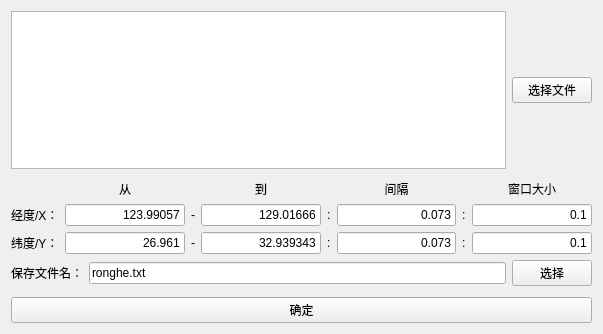
<?xml version="1.0" encoding="UTF-8"?>
<ui version="4.0">
 <class>mergeForm</class>
 <widget class="QWidget" name="mergeForm">
  <property name="geometry">
   <rect>
    <x>0</x>
    <y>0</y>
    <width>603</width>
    <height>334</height>
   </rect>
  </property>
  <property name="windowTitle">
   <string>数据融合</string>
  </property>
  <layout class="QHBoxLayout" name="horizontalLayout_4">
   <item>
    <layout class="QVBoxLayout" name="verticalLayout">
     <item>
      <layout class="QHBoxLayout" name="horizontalLayout">
       <item>
        <widget class="QTableView" name="tableView">
         <property name="sizePolicy">
          <sizepolicy hsizetype="Expanding" vsizetype="Expanding">
           <horstretch>0</horstretch>
           <verstretch>0</verstretch>
          </sizepolicy>
         </property>
        </widget>
       </item>
       <item>
        <widget class="QPushButton" name="chooseFiles">
         <property name="sizePolicy">
          <sizepolicy hsizetype="Fixed" vsizetype="Fixed">
           <horstretch>0</horstretch>
           <verstretch>0</verstretch>
          </sizepolicy>
         </property>
         <property name="text">
          <string>选择文件</string>
         </property>
        </widget>
       </item>
      </layout>
     </item>
     <item>
      <layout class="QGridLayout" name="gridLayout">
       <property name="topMargin">
        <number>5</number>
       </property>
       <item row="3" column="7">
        <widget class="QLabel" name="label_12">
         <property name="text">
          <string>:</string>
         </property>
        </widget>
       </item>
       <item row="4" column="1">
        <widget class="QLineEdit" name="lineEdit_lat_min">
         <property name="text">
          <string>26.961</string>
         </property>
         <property name="alignment">
          <set>Qt::AlignmentFlag::AlignRight|Qt::AlignmentFlag::AlignTrailing|Qt::AlignmentFlag::AlignVCenter</set>
         </property>
        </widget>
       </item>
       <item row="3" column="1">
        <widget class="QLineEdit" name="lineEdit_lon_min">
         <property name="text">
          <string>123.99057</string>
         </property>
         <property name="alignment">
          <set>Qt::AlignmentFlag::AlignRight|Qt::AlignmentFlag::AlignTrailing|Qt::AlignmentFlag::AlignVCenter</set>
         </property>
        </widget>
       </item>
       <item row="3" column="8">
        <widget class="QLineEdit" name="lineEdit_lonx">
         <property name="text">
          <string>0.1</string>
         </property>
         <property name="alignment">
          <set>Qt::AlignmentFlag::AlignRight|Qt::AlignmentFlag::AlignTrailing|Qt::AlignmentFlag::AlignVCenter</set>
         </property>
        </widget>
       </item>
       <item row="3" column="0">
        <widget class="QLabel" name="label_4">
         <property name="sizePolicy">
          <sizepolicy hsizetype="Preferred" vsizetype="Preferred">
           <horstretch>0</horstretch>
           <verstretch>0</verstretch>
          </sizepolicy>
         </property>
         <property name="text">
          <string>经度/X：</string>
         </property>
        </widget>
       </item>
       <item row="3" column="2">
        <widget class="QLabel" name="label_5">
         <property name="text">
          <string>-</string>
         </property>
        </widget>
       </item>
       <item row="4" column="3">
        <widget class="QLineEdit" name="lineEdit_lat_max">
         <property name="text">
          <string>32.939343</string>
         </property>
         <property name="alignment">
          <set>Qt::AlignmentFlag::AlignRight|Qt::AlignmentFlag::AlignTrailing|Qt::AlignmentFlag::AlignVCenter</set>
         </property>
        </widget>
       </item>
       <item row="4" column="2">
        <widget class="QLabel" name="label_7">
         <property name="text">
          <string>-</string>
         </property>
        </widget>
       </item>
       <item row="4" column="0">
        <widget class="QLabel" name="label_6">
         <property name="text">
          <string>纬度/Y：</string>
         </property>
        </widget>
       </item>
       <item row="3" column="4">
        <widget class="QLabel" name="label_14">
         <property name="text">
          <string>:</string>
         </property>
        </widget>
       </item>
       <item row="4" column="4">
        <widget class="QLabel" name="label_13">
         <property name="text">
          <string>:</string>
         </property>
        </widget>
       </item>
       <item row="4" column="5">
        <widget class="QLineEdit" name="lineEdit_lat_step">
         <property name="text">
          <string>0.073</string>
         </property>
         <property name="alignment">
          <set>Qt::AlignmentFlag::AlignRight|Qt::AlignmentFlag::AlignTrailing|Qt::AlignmentFlag::AlignVCenter</set>
         </property>
        </widget>
       </item>
       <item row="3" column="3">
        <widget class="QLineEdit" name="lineEdit_lon_max">
         <property name="text">
          <string>129.01666</string>
         </property>
         <property name="alignment">
          <set>Qt::AlignmentFlag::AlignRight|Qt::AlignmentFlag::AlignTrailing|Qt::AlignmentFlag::AlignVCenter</set>
         </property>
        </widget>
       </item>
       <item row="3" column="5">
        <widget class="QLineEdit" name="lineEdit_lon_step">
         <property name="text">
          <string>0.073</string>
         </property>
         <property name="alignment">
          <set>Qt::AlignmentFlag::AlignRight|Qt::AlignmentFlag::AlignTrailing|Qt::AlignmentFlag::AlignVCenter</set>
         </property>
        </widget>
       </item>
       <item row="4" column="8">
        <widget class="QLineEdit" name="lineEdit_laty">
         <property name="text">
          <string>0.1</string>
         </property>
         <property name="alignment">
          <set>Qt::AlignmentFlag::AlignRight|Qt::AlignmentFlag::AlignTrailing|Qt::AlignmentFlag::AlignVCenter</set>
         </property>
        </widget>
       </item>
       <item row="4" column="7">
        <widget class="QLabel" name="label_15">
         <property name="text">
          <string>:</string>
         </property>
        </widget>
       </item>
       <item row="0" column="1">
        <widget class="QLabel" name="label">
         <property name="layoutDirection">
          <enum>Qt::LayoutDirection::LeftToRight</enum>
         </property>
         <property name="text">
          <string>从</string>
         </property>
         <property name="alignment">
          <set>Qt::AlignmentFlag::AlignCenter</set>
         </property>
        </widget>
       </item>
       <item row="0" column="3">
        <widget class="QLabel" name="label_2">
         <property name="layoutDirection">
          <enum>Qt::LayoutDirection::LeftToRight</enum>
         </property>
         <property name="text">
          <string>到</string>
         </property>
         <property name="alignment">
          <set>Qt::AlignmentFlag::AlignCenter</set>
         </property>
        </widget>
       </item>
       <item row="0" column="5">
        <widget class="QLabel" name="label_3">
         <property name="layoutDirection">
          <enum>Qt::LayoutDirection::LeftToRight</enum>
         </property>
         <property name="text">
          <string>间隔</string>
         </property>
         <property name="alignment">
          <set>Qt::AlignmentFlag::AlignCenter</set>
         </property>
        </widget>
       </item>
       <item row="0" column="8">
        <widget class="QLabel" name="label_8">
         <property name="layoutDirection">
          <enum>Qt::LayoutDirection::LeftToRight</enum>
         </property>
         <property name="text">
          <string>窗口大小</string>
         </property>
         <property name="alignment">
          <set>Qt::AlignmentFlag::AlignCenter</set>
         </property>
        </widget>
       </item>
      </layout>
     </item>
     <item>
      <layout class="QHBoxLayout" name="horizontalLayout_3">
       <item>
        <widget class="QLabel" name="label_9">
         <property name="text">
          <string>保存文件名：</string>
         </property>
        </widget>
       </item>
       <item>
        <widget class="QLineEdit" name="lineEdit">
         <property name="text">
          <string>ronghe.txt</string>
         </property>
        </widget>
       </item>
       <item>
        <widget class="QPushButton" name="pushButton">
         <property name="text">
          <string>选择</string>
         </property>
        </widget>
       </item>
      </layout>
     </item>
     <item>
      <layout class="QHBoxLayout" name="horizontalLayout_2">
       <property name="topMargin">
        <number>5</number>
       </property>
       <item>
        <widget class="QPushButton" name="confirm">
         <property name="text">
          <string>确定</string>
         </property>
        </widget>
       </item>
      </layout>
     </item>
    </layout>
   </item>
  </layout>
 </widget>
 <resources/>
 <connections/>
</ui>
